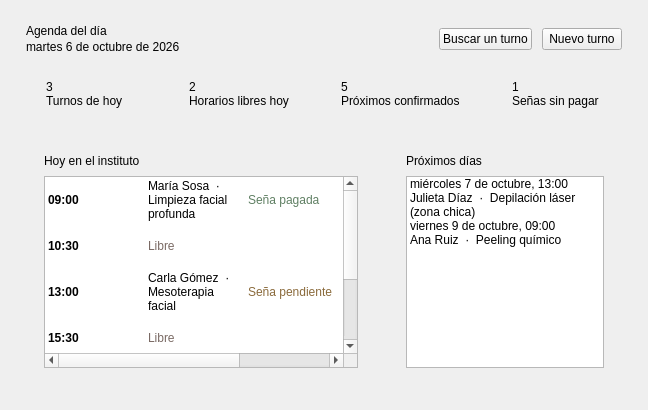
      <widget class="QWidget" name="pagInicio">
       <layout class="QVBoxLayout" name="layoutInicio">
        <property name="spacing">
         <number>14</number>
        </property>
        <property name="leftMargin">
         <number>26</number>
        </property>
        <property name="topMargin">
         <number>24</number>
        </property>
        <property name="rightMargin">
         <number>26</number>
        </property>
        <property name="bottomMargin">
         <number>24</number>
        </property>
        <item>
         <layout class="QHBoxLayout" name="layoutInicioArriba">
          <property name="spacing">
           <number>10</number>
          </property>
          <item>
           <layout class="QVBoxLayout" name="layoutCabeceraInicio">
            <property name="spacing">
             <number>2</number>
            </property>
            <item>
             <widget class="QLabel" name="lblTituloInicio">
              <property name="text">
               <string>Agenda del día</string>
              </property>
              <property name="rol" stdset="0">
               <string notr="true">titulo</string>
              </property>
             </widget>
            </item>
            <item>
             <widget class="QLabel" name="lblFechaHoy">
              <property name="text">
               <string>martes 6 de octubre de 2026</string>
              </property>
              <property name="rol" stdset="0">
               <string notr="true">subtitulo</string>
              </property>
             </widget>
            </item>
           </layout>
          </item>
          <item>
           <spacer name="espacioInicioArriba">
            <property name="orientation">
             <enum>Qt::Horizontal</enum>
            </property>
            <property name="sizeHint" stdset="0">
             <size>
              <width>40</width>
              <height>20</height>
             </size>
            </property>
           </spacer>
          </item>
          <item>
           <widget class="QPushButton" name="btnIrBuscar">
            <property name="text">
             <string>Buscar un turno</string>
            </property>
            <property name="cursor">
             <cursorShape>PointingHandCursor</cursorShape>
            </property>
           </widget>
          </item>
          <item>
           <widget class="QPushButton" name="btnIrCargar">
            <property name="text">
             <string>Nuevo turno</string>
            </property>
            <property name="primario" stdset="0">
             <bool>true</bool>
            </property>
            <property name="cursor">
             <cursorShape>PointingHandCursor</cursorShape>
            </property>
           </widget>
          </item>
         </layout>
        </item>
        <item>
         <layout class="QHBoxLayout" name="layoutStats">
          <property name="spacing">
           <number>12</number>
          </property>
          <item>
           <widget class="QFrame" name="tarjetaHoy">
            <property name="tarjeta" stdset="0">
             <bool>true</bool>
            </property>
            <layout class="QVBoxLayout" name="layoutHoy">
             <property name="spacing">
              <number>0</number>
             </property>
             <property name="leftMargin">
              <number>20</number>
             </property>
             <property name="topMargin">
              <number>12</number>
             </property>
             <property name="rightMargin">
              <number>20</number>
             </property>
             <property name="bottomMargin">
              <number>14</number>
             </property>
             <item>
              <widget class="QLabel" name="lblNumHoy">
               <property name="text">
                <string>3</string>
               </property>
               <property name="rol" stdset="0">
                <string notr="true">numero</string>
               </property>
              </widget>
             </item>
             <item>
              <widget class="QLabel" name="lblTxtHoy">
               <property name="text">
                <string>Turnos de hoy</string>
               </property>
               <property name="rol" stdset="0">
                <string notr="true">subtitulo</string>
               </property>
              </widget>
             </item>
            </layout>
           </widget>
          </item>
          <item>
           <widget class="QFrame" name="tarjetaLibres">
            <property name="tarjeta" stdset="0">
             <bool>true</bool>
            </property>
            <layout class="QVBoxLayout" name="layoutLibres">
             <property name="spacing">
              <number>0</number>
             </property>
             <property name="leftMargin">
              <number>20</number>
             </property>
             <property name="topMargin">
              <number>12</number>
             </property>
             <property name="rightMargin">
              <number>20</number>
             </property>
             <property name="bottomMargin">
              <number>14</number>
             </property>
             <item>
              <widget class="QLabel" name="lblNumLibres">
               <property name="text">
                <string>2</string>
               </property>
               <property name="rol" stdset="0">
                <string notr="true">numero</string>
               </property>
              </widget>
             </item>
             <item>
              <widget class="QLabel" name="lblTxtLibres">
               <property name="text">
                <string>Horarios libres hoy</string>
               </property>
               <property name="rol" stdset="0">
                <string notr="true">subtitulo</string>
               </property>
              </widget>
             </item>
            </layout>
           </widget>
          </item>
          <item>
           <widget class="QFrame" name="tarjetaProximos">
            <property name="tarjeta" stdset="0">
             <bool>true</bool>
            </property>
            <layout class="QVBoxLayout" name="layoutProximos">
             <property name="spacing">
              <number>0</number>
             </property>
             <property name="leftMargin">
              <number>20</number>
             </property>
             <property name="topMargin">
              <number>12</number>
             </property>
             <property name="rightMargin">
              <number>20</number>
             </property>
             <property name="bottomMargin">
              <number>14</number>
             </property>
             <item>
              <widget class="QLabel" name="lblNumProximos">
               <property name="text">
                <string>5</string>
               </property>
               <property name="rol" stdset="0">
                <string notr="true">numero</string>
               </property>
              </widget>
             </item>
             <item>
              <widget class="QLabel" name="lblTxtProximos">
               <property name="text">
                <string>Próximos confirmados</string>
               </property>
               <property name="rol" stdset="0">
                <string notr="true">subtitulo</string>
               </property>
              </widget>
             </item>
            </layout>
           </widget>
          </item>
          <item>
           <widget class="QFrame" name="tarjetaSinSena">
            <property name="tarjeta" stdset="0">
             <bool>true</bool>
            </property>
            <layout class="QVBoxLayout" name="layoutSinSena">
             <property name="spacing">
              <number>0</number>
             </property>
             <property name="leftMargin">
              <number>20</number>
             </property>
             <property name="topMargin">
              <number>12</number>
             </property>
             <property name="rightMargin">
              <number>20</number>
             </property>
             <property name="bottomMargin">
              <number>14</number>
             </property>
             <item>
              <widget class="QLabel" name="lblNumSinSena">
               <property name="text">
                <string>1</string>
               </property>
               <property name="rol" stdset="0">
                <string notr="true">numero</string>
               </property>
              </widget>
             </item>
             <item>
              <widget class="QLabel" name="lblTxtSinSena">
               <property name="text">
                <string>Señas sin pagar</string>
               </property>
               <property name="rol" stdset="0">
                <string notr="true">subtitulo</string>
               </property>
              </widget>
             </item>
            </layout>
           </widget>
          </item>
         </layout>
        </item>
        <item>
         <layout class="QHBoxLayout" name="layoutInicioAbajo" stretch="3,2">
          <property name="spacing">
           <number>12</number>
          </property>
          <item>
           <widget class="QFrame" name="tarjetaAgenda">
            <property name="tarjeta" stdset="0">
             <bool>true</bool>
            </property>
            <layout class="QVBoxLayout" name="layoutAgenda">
             <property name="spacing">
              <number>8</number>
             </property>
             <property name="leftMargin">
              <number>18</number>
             </property>
             <property name="topMargin">
              <number>18</number>
             </property>
             <property name="rightMargin">
              <number>18</number>
             </property>
             <property name="bottomMargin">
              <number>18</number>
             </property>
             <item>
              <widget class="QLabel" name="lblAgenda">
               <property name="text">
                <string>Hoy en el instituto</string>
               </property>
               <property name="rol" stdset="0">
                <string notr="true">seccion</string>
               </property>
              </widget>
             </item>
             <item>
              <widget class="QTableWidget" name="tablaAgenda">
               <property name="focusPolicy">
                <enum>Qt::NoFocus</enum>
               </property>
               <property name="editTriggers">
                <set>QAbstractItemView::NoEditTriggers</set>
               </property>
               <property name="selectionMode">
                <enum>QAbstractItemView::NoSelection</enum>
               </property>
               <property name="showGrid">
                <bool>false</bool>
               </property>
               <attribute name="horizontalHeaderVisible">
                <bool>false</bool>
               </attribute>
               <attribute name="verticalHeaderVisible">
                <bool>false</bool>
               </attribute>
               <attribute name="verticalHeaderDefaultSectionSize">
                <number>46</number>
               </attribute>
               <column>
                <property name="text">
                 <string>Hora</string>
                </property>
               </column>
               <column>
                <property name="text">
                 <string>Turno</string>
                </property>
               </column>
               <column>
                <property name="text">
                 <string>Seña</string>
                </property>
               </column>
               <row/>
               <row/>
               <row/>
               <row/>
               <row/>
               <item row="0" column="0">
                <property name="text">
                 <string>09:00   </string>
                </property>
                <property name="font">
                 <font>
                  <bold>true</bold>
                 </font>
                </property>
               </item>
               <item row="0" column="1">
                <property name="text">
                 <string>María Sosa  ·  Limpieza facial profunda</string>
                </property>
               </item>
               <item row="0" column="2">
                <property name="text">
                 <string>Seña pagada</string>
                </property>
                <property name="foreground">
                 <brush brushstyle="SolidPattern">
                  <color alpha="255">
                   <red>95</red>
                   <green>127</green>
                   <blue>99</blue>
                  </color>
                 </brush>
                </property>
               </item>
               <item row="1" column="0">
                <property name="text">
                 <string>10:30   </string>
                </property>
                <property name="font">
                 <font>
                  <bold>true</bold>
                 </font>
                </property>
               </item>
               <item row="1" column="1">
                <property name="text">
                 <string>Libre</string>
                </property>
                <property name="foreground">
                 <brush brushstyle="SolidPattern">
                  <color alpha="255">
                   <red>122</red>
                   <green>106</green>
                   <blue>100</blue>
                  </color>
                 </brush>
                </property>
               </item>
               <item row="1" column="2">
                <property name="text">
                 <string/>
                </property>
               </item>
               <item row="2" column="0">
                <property name="text">
                 <string>13:00   </string>
                </property>
                <property name="font">
                 <font>
                  <bold>true</bold>
                 </font>
                </property>
               </item>
               <item row="2" column="1">
                <property name="text">
                 <string>Carla Gómez  ·  Mesoterapia facial</string>
                </property>
               </item>
               <item row="2" column="2">
                <property name="text">
                 <string>Seña pendiente</string>
                </property>
                <property name="foreground">
                 <brush brushstyle="SolidPattern">
                  <color alpha="255">
                   <red>138</red>
                   <green>106</green>
                   <blue>59</blue>
                  </color>
                 </brush>
                </property>
               </item>
               <item row="3" column="0">
                <property name="text">
                 <string>15:30   </string>
                </property>
                <property name="font">
                 <font>
                  <bold>true</bold>
                 </font>
                </property>
               </item>
               <item row="3" column="1">
                <property name="text">
                 <string>Libre</string>
                </property>
                <property name="foreground">
                 <brush brushstyle="SolidPattern">
                  <color alpha="255">
                   <red>122</red>
                   <green>106</green>
                   <blue>100</blue>
                  </color>
                 </brush>
                </property>
               </item>
               <item row="3" column="2">
                <property name="text">
                 <string/>
                </property>
               </item>
               <item row="4" column="0">
                <property name="text">
                 <string>17:00   </string>
                </property>
                <property name="font">
                 <font>
                  <bold>true</bold>
                 </font>
                </property>
               </item>
               <item row="4" column="1">
                <property name="text">
                 <string>Lucía Fernández  ·  Peeling químico</string>
                </property>
               </item>
               <item row="4" column="2">
                <property name="text">
                 <string>Seña pagada</string>
                </property>
                <property name="foreground">
                 <brush brushstyle="SolidPattern">
                  <color alpha="255">
                   <red>95</red>
                   <green>127</green>
                   <blue>99</blue>
                  </color>
                 </brush>
                </property>
               </item>
              </widget>
             </item>
            </layout>
           </widget>
          </item>
          <item>
           <widget class="QFrame" name="tarjetaProximos">
            <property name="tarjeta" stdset="0">
             <bool>true</bool>
            </property>
            <layout class="QVBoxLayout" name="layoutProximos">
             <property name="spacing">
              <number>8</number>
             </property>
             <property name="leftMargin">
              <number>18</number>
             </property>
             <property name="topMargin">
              <number>18</number>
             </property>
             <property name="rightMargin">
              <number>18</number>
             </property>
             <property name="bottomMargin">
              <number>18</number>
             </property>
             <item>
              <widget class="QLabel" name="lblProximos">
               <property name="text">
                <string>Próximos días</string>
               </property>
               <property name="rol" stdset="0">
                <string notr="true">seccion</string>
               </property>
              </widget>
             </item>
             <item>
              <widget class="QListWidget" name="listaProximos">
               <property name="focusPolicy">
                <enum>Qt::NoFocus</enum>
               </property>
               <property name="selectionMode">
                <enum>QAbstractItemView::NoSelection</enum>
               </property>
               <property name="wordWrap">
                <bool>true</bool>
               </property>
               <item>
                <property name="text">
                 <string>miércoles 7 de octubre, 13:00
Julieta Díaz  ·  Depilación láser (zona chica)</string>
                </property>
               </item>
               <item>
                <property name="text">
                 <string>viernes 9 de octubre, 09:00
Ana Ruiz  ·  Peeling químico</string>
                </property>
               </item>
              </widget>
             </item>
            </layout>
           </widget>
          </item>
         </layout>
        </item>
       </layout>
      </widget>
